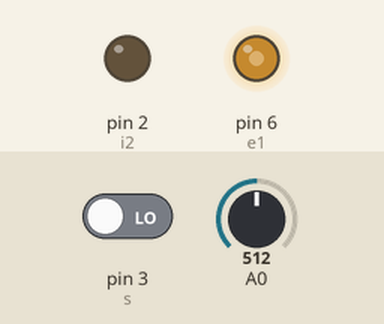
Bench run of a sketch on a simulated Arduino Uno, built with avr-gcc and run on an emulated ATmega328P. On the bench: output pins drawn as LEDs (lit = HIGH). Inputs (shaded band) come from the test bench; at power-on: A0 = 512, pin 3 (s) LOW. Pins used as bus, display or sensor lines are not drawn; what the sketch prints to the serial monitor is not drawn.

Above: at 1.2 s.
1.3 s: A0 set to 716
At 2.1 s:
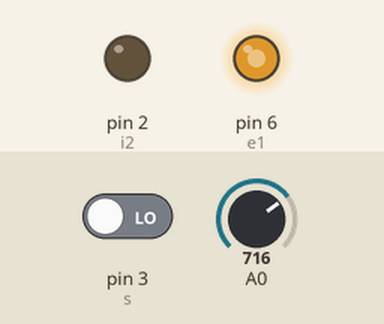
2.8 s: pin 3 (s) driven HIGH
At 3.1 s:
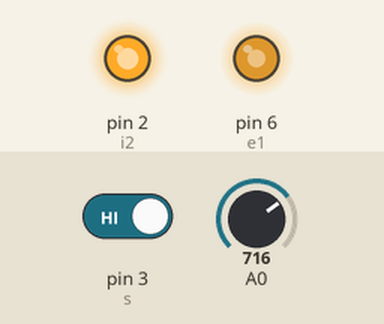
4.3 s: A0 set to 900
At 5.5 s:
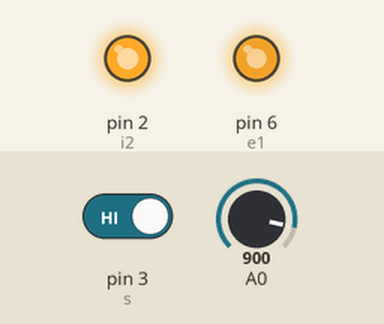
5.8 s: pin 3 (s) driven LOW
At 6.7 s:
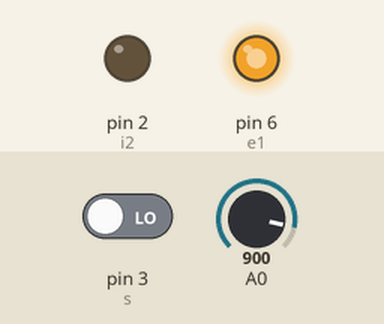
7.3 s: A0 set to 122
At 7.8 s:
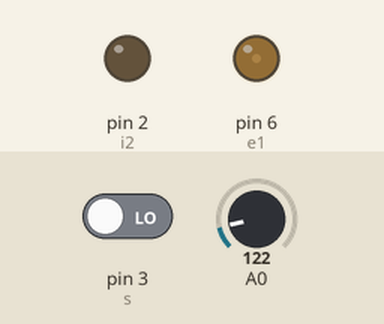
8.8 s: pin 3 (s) driven HIGH
At 10.1 s:
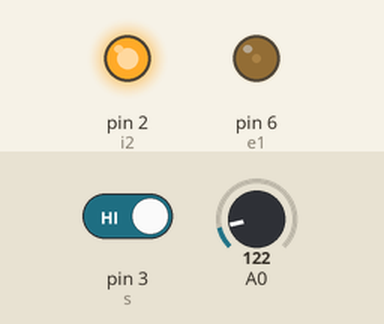
Timing chart, 0 to 11.3 s (numbered marks = the images above; inputs shaded):
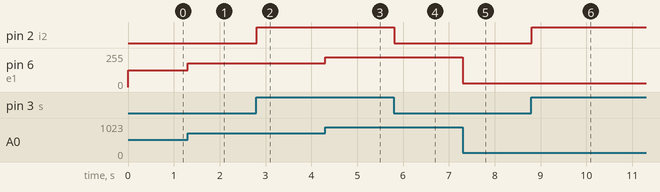

Measured:
- after the input at 1.3 s, pin 6 (e1): 127/255 → 178/255 at once
- after the input at 2.8 s, pin 2 (i2): LOW → HIGH at once
- after the input at 4.3 s, pin 6 (e1): 178/255 → 224/255 at once
- after the input at 5.8 s, pin 2 (i2): HIGH → LOW at once
- after the input at 7.3 s, pin 6 (e1): 224/255 → 30/255 at once
- after the input at 8.8 s, pin 2 (i2): LOW → HIGH at once

The sketch:

sketch_feb09a.ino
```cpp
// C++ code
//

int i,e1=6,i1=1,i2=2,s=3;

void setup()
{
  pinMode(e1, OUTPUT);
  pinMode(i1, OUTPUT);
  pinMode(i2, OUTPUT);
  pinMode(s, INPUT);
  Serial.begin(9600);
}

void loop()
{

  i=analogRead(A0);
  int d= map(i,0,1023,0,255);
  int dir = digitalRead(s);

  analogWrite(e1,d);

  Serial.println(dir);
  if(dir==1){
  digitalWrite(i1, LOW);
  digitalWrite(i2, HIGH);
  }
  else{
  digitalWrite(i1,HIGH);
  digitalWrite(i2,LOW);
  }


}
```
